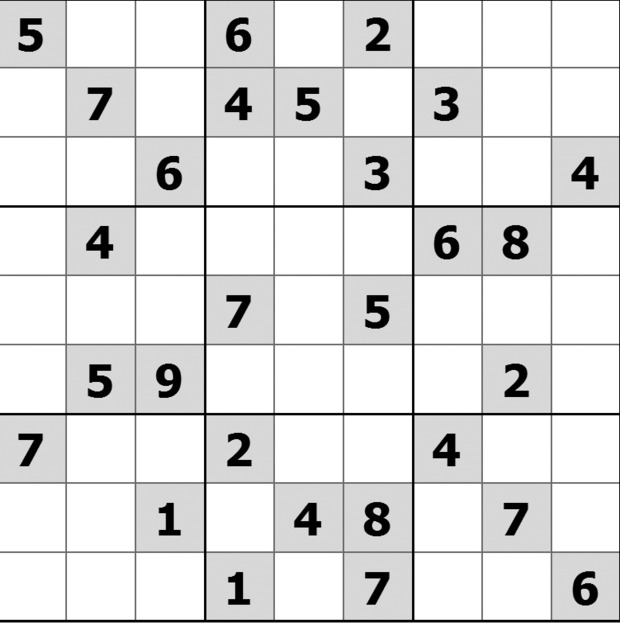
#> input picture imgs/620sodukujan2013.jpg, 620 x 623 px
$ jupyter execute --allow-errors Untitled-1.ipynb
#> lines starting #> are read from the running program, lines starting #| are printed output that depends on the picture; after the words box and inside, x2 and y2 are one past the last pixel; in counts of white or black regions, pixels touching at a corner belong together
[cell 1]
import cv2
import numpy as np

[cell 2]
def binary_image(img_path: str):
    """This function would return the inverted binary image"""
#> called with img_path = '../imgs/620sodukujan2013.jpg'

    img = cv2.imread(img_path)
#> img is the input picture: shape (623, 620, 3); min 0, max 255, mean 224.4

    img_gray = cv2.cvtColor(img, cv2.COLOR_BGR2GRAY)
    img_blur = cv2.GaussianBlur(img_gray, (7, 7), 0)
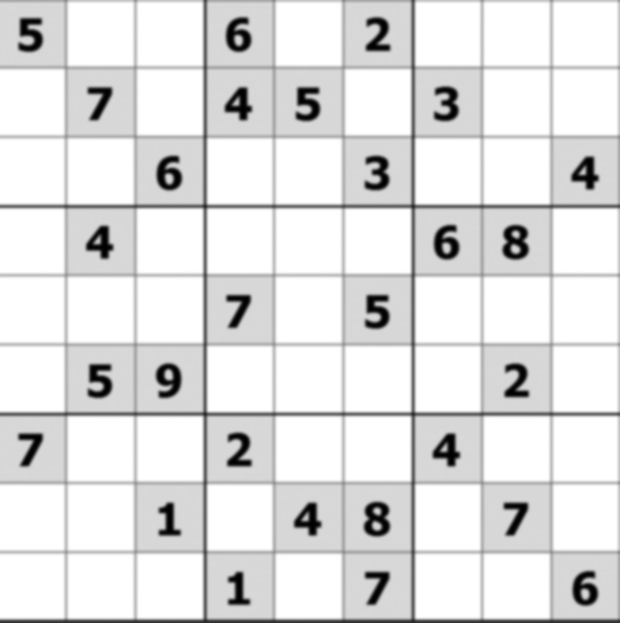
#> img_blur: shape (623, 620); min 0, max 255, mean 224.5

    thresh = cv2.adaptiveThreshold(
        img_blur, 255, cv2.ADAPTIVE_THRESH_GAUSSIAN_C, cv2.THRESH_BINARY_INV, 11, 2
    )
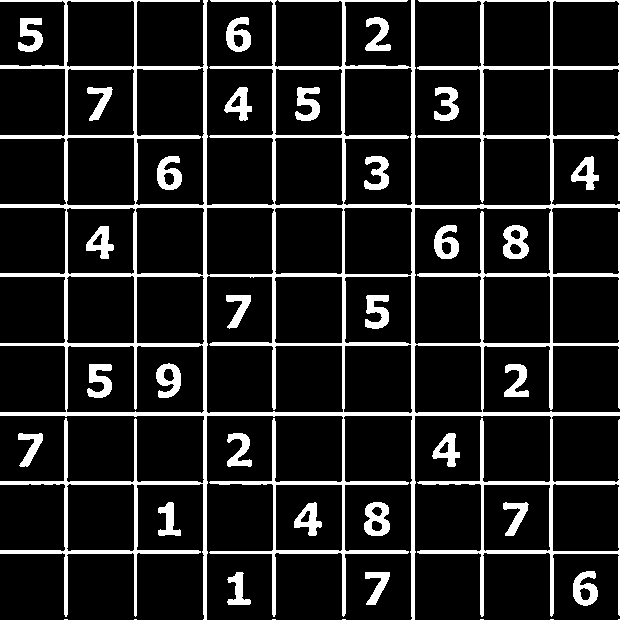
#> thresh: shape (623, 620); 13.7% white; 29 white regions

    return thresh


def find_contours(binary_img: str):

    result = cv2.findContours(binary_img, cv2.RETR_EXTERNAL, cv2.CHAIN_APPROX_SIMPLE)
#> result = 12 contours; largest, box (x1, y1, x2, y2) and area: (0, 0, 620, 623) 227697, (226, 17, 251, 52) 576, (573, 571, 598, 606) 570, (224, 87, 252, 121) 472, (432, 433, 460, 467) 471
    contours = result[0] if len(result) == 2 else result[1]
#> contours has the same summary as result
    contours = sorted(contours, key=cv2.contourArea, reverse=True)

    return contours


bimg = binary_image("../imgs/620sodukujan2013.jpg")
cnts = find_contours(binary_img=bimg)
#> cnts has the same summary as result in find_contours

print(cnts)
#> (printed output is left out)


def approx_to_quadrants(cnt: np.array):
    """Try to approximate a contour to 4 points; return quad or None."""
    perimeter = cv2.arcLength(cnt, True)

    for fraction in (0.02, 0.03, 0.04, 0.05, 0.06):
        approx = cv2.approxPolyDP(cnt, fraction * perimeter, True)

        if len(approx) == 4 and cv2.isContourConvex(approx):
            return approx.astype(np.float32)

    return None


def pick_largest_quadrant(contours, min_area_ratio=0.10, image_area=None):
#> called with min_area_ratio = 0.1, image_area = 386260
    best_quad, best_area = None, 0.0

    for cnt in contours:
        area = cv2.contourArea(cnt)

        if image_area is not None and area < min_area_ratio * image_area:
            continue

        quad = approx_to_quadrants(cnt)
        if quad is None:
            continue
        if area > best_area:
            best_area, best_quad = area, quad
#> this loop made 12 passes
#> (area, perimeter in approx_to_quadrants, best_area, best_quad) on pass 1: (227697, 10777.1, 227697, [[0, 0], [0, 622], [619, 622], [619, 0]])
#> area on passes 2 to 7: 576.5, 569.5, 471.5, 471, 469.5, 448
#> after the loop, best_area = 227697
#> `quad = pick_largest_quadrant(cnts, image_area=bimg.shape[0] * bimg.sha..`: quad = [[0, 0], [0, 622], [619, 622], [619, 0]]

    return best_quad


def reorder_points(points: np.array):
    pts = points.reshape((4, 2))
#> pts = [[0, 0], [0, 622], [619, 622], [619, 0]]
    s = pts.sum(axis=1)
#> s = [0, 622, 1241, 619]
    d = np.diff(pts, axis=1)
#> d = [0, 622, 3, -619]
#> `quad_ordered = reorder_points(quad)`: quad_ordered = [[0, 0], [619, 0], [619, 622], [0, 622]]

    ordered = np.zeros((4, 2), dtype=np.float32)
    ordered[0] = pts[np.argmin(s)]  # TL
    ordered[2] = pts[np.argmax(s)]  # BR
    ordered[1] = pts[np.argmin(d)]  # TR
    ordered[3] = pts[np.argmax(d)]  # BL

    return ordered


def draw_quad(img, quad, color=(0, 255, 0), thickness=3):
#> called with quad = array of shape (4, 2), color = (0, 255, 0), thickness = 3
    out = img.copy()
    q = quad.astype(int).reshape(4, 2)
#> q = [[0, 0], [619, 0], [619, 622], [0, 622]]
    # draw edges
    for i in range(4):
        p1 = tuple(q[i])
        p2 = tuple(q[(i + 1) % 4])
        cv2.line(out, p1, p2, color, thickness)
#> this loop made 4 passes
#> (p1, p2) on passes 1 to 4: ((0, 0), (619, 0)), ((619, 0), (619, 622)), ((619, 622), (0, 622)), ((0, 622), (0, 0))
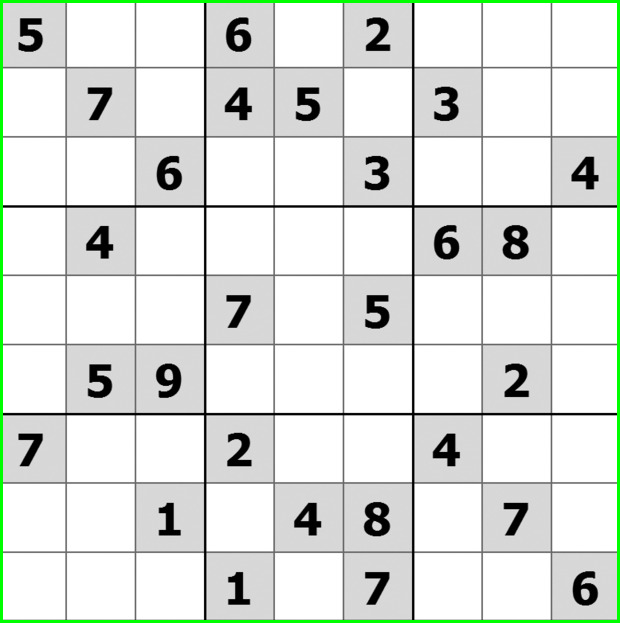
#> out: shape (623, 620, 3); 1.92% of pixels changed, all inside (x1, y1, x2, y2) = (0, 0, 620, 623)
    # draw corners
    for p in q:
        cv2.circle(out, tuple(p), 6, (0, 0, 255), -1)
#> this loop made 4 passes
    return out

[cell 3]
img = cv2.imread("../imgs/620sodukujan2013.jpg")
bimg = binary_image("../imgs/620sodukujan2013.jpg")

cnts = find_contours(bimg)
quad = pick_largest_quadrant(cnts, image_area=bimg.shape[0] * bimg.shape[1])

if quad is None:
    raise ValueError("No 4-point Sudoku contour found.")

quad_ordered = reorder_points(quad)

debug = draw_quad(img, quad_ordered)

cv2.imshow("Sudoku Outline", debug)
cv2.waitKey(0)
cv2.destroyAllWindows()

[cell 4]
import easyocr

#> (the rest of this cell did not finish here and is left out)

[cell 5]
import cv2
import numpy as np


def show_sudoku_contours(img_path):
    """
    Loads an image, finds the Sudoku grid, and draws its contour and corners.
    It also finds and draws the contours of the numbers within the grid.

    Args:
        img_path (str): The path to the image file.
    """
#> called with img_path = '../imgs/img.png'
    # Load and preprocess the image
    img = cv2.imread(img_path)
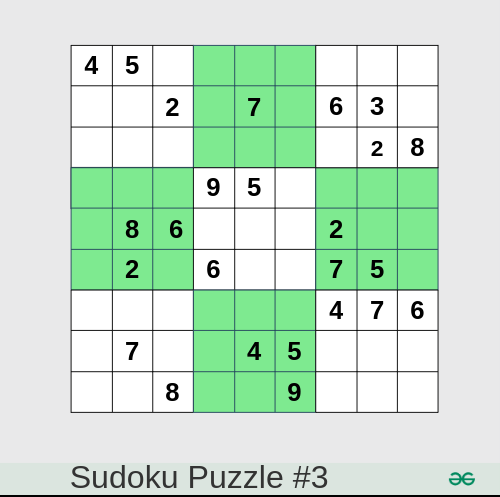
#> input picture imgs/img.png, 500 x 497 px
#> img is the input picture: shape (497, 500, 3); mean B, G, R 208.5, 228.4, 203.1
    if img is None:
        print(f"Error: Could not load image at {img_path}")
        return

    img_gray = cv2.cvtColor(img, cv2.COLOR_BGR2GRAY)
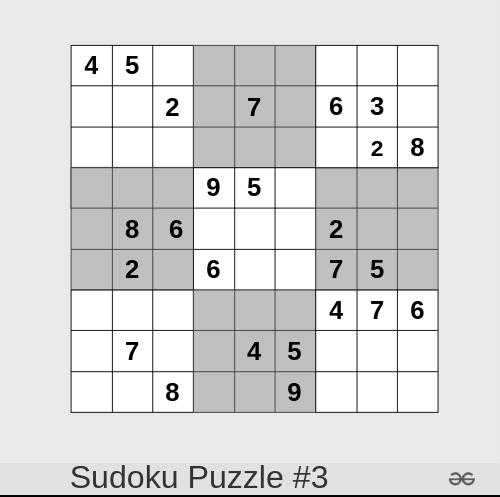
#> img_gray: shape (497, 500); min 0, max 255, mean 218.4

    # Image thresholding for the main grid
    img_thresh = cv2.adaptiveThreshold(
        img_gray, 255, cv2.ADAPTIVE_THRESH_GAUSSIAN_C, cv2.THRESH_BINARY_INV, 11, 2
    )
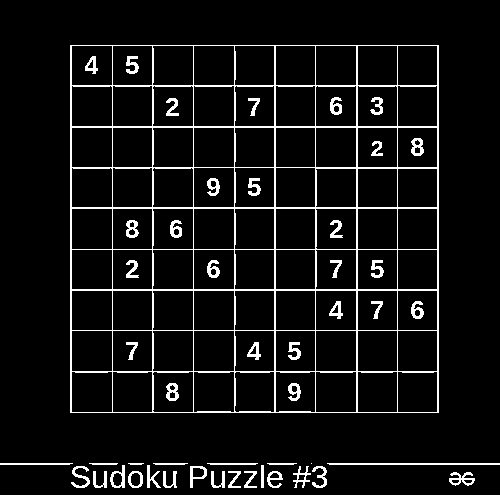
#> img_thresh: shape (497, 500); 7.3% white in thin lines or dots

    # Find and select the main grid contour
    contours, _ = cv2.findContours(
        img_thresh, cv2.RETR_EXTERNAL, cv2.CHAIN_APPROX_SIMPLE
    )
#> contours = 25 contours, 2 with area under 20; largest, box (x1, y1, x2, y2) and area: (70, 45, 439, 413) 135056, (0, 495, 500, 497) 499, (110, 465, 125, 488) 209, (190, 466, 207, 488) 200, (128, 471, 143, 488) 193
    if not contours:
        print("Error: No contours found.")
        return

    contour = max(contours, key=cv2.contourArea)
#> contour = [[70, 45], [70, 412], [438, 412], [438, 45]]
    peri = cv2.arcLength(contour, True)
#> peri = 1470
    approx = cv2.approxPolyDP(contour, 0.02 * peri, True)
#> approx = [[70, 45], [70, 412], [438, 412], [438, 45]]

    # Draw the main grid contour in green and its corners in red
    output_img = img.copy()
    cv2.drawContours(output_img, [approx], -1, (0, 255, 0), 3)
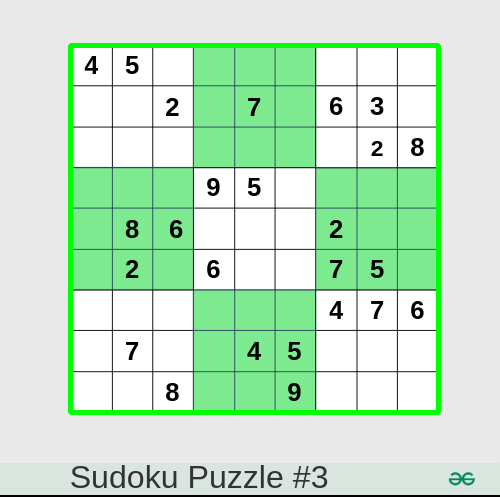
#> output_img: shape (497, 500, 3); 2.95% of pixels changed, all inside (x1, y1, x2, y2) = (68, 43, 441, 415)

    for point in approx.reshape(-1, 2):
        cv2.circle(output_img, (point[0], point[1]), 10, (0, 0, 255), -1)
#> this loop made 4 passes
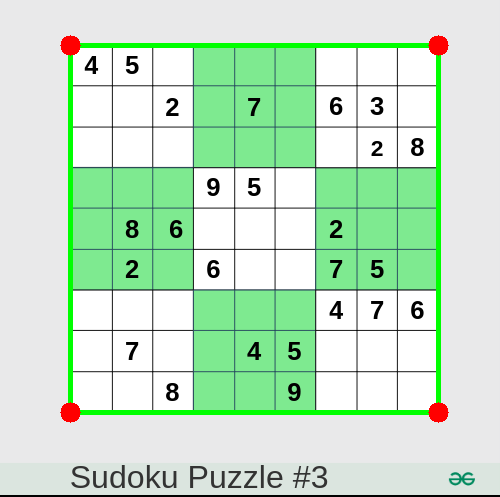
#> output_img: shape (497, 500, 3); 0.51% of pixels changed, all inside (x1, y1, x2, y2) = (60, 35, 449, 423)

    # Isolate the numbers by applying a different threshold
    # Note: A simple binary threshold often works better for isolating numbers
    ret, number_thresh = cv2.threshold(img_gray, 150, 255, cv2.THRESH_BINARY_INV)
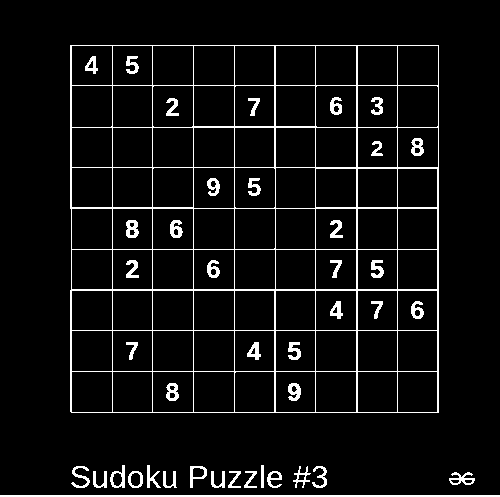
#> number_thresh: shape (497, 500); 6.2% white in thin lines or dots

    # Find contours for the numbers
    number_contours, _ = cv2.findContours(
        number_thresh, cv2.RETR_EXTERNAL, cv2.CHAIN_APPROX_SIMPLE
    )
#> number_contours = 17 contours; largest, box (x1, y1, x2, y2) and area: (70, 45, 439, 413) 134974, (0, 495, 500, 497) 499, (110, 465, 125, 488) 208, (190, 466, 207, 488) 200, (128, 471, 143, 488) 193

    # Filter and draw the number contours in yellow
    for c in number_contours:
        # Filter out small contours that are likely noise
        area = cv2.contourArea(c)
        if area > 100:  # Adjust this value based on image resolution
            # Filter out the main grid contour to avoid drawing over it
            x, y, w, h = cv2.boundingRect(c)
            # A simple heuristic to check if the contour's dimensions are reasonable for a number
            if w > 10 and h > 10 and w < 100 and h < 100:
                cv2.drawContours(output_img, [c], -1, (0, 255, 255), 2)  # Yellow color
#> this loop made 17 passes
#> (c, area, x, y, w, h) on pass 1: ([[0, 495], [0, 496], [499, 496], [499, 495]], 499, 0, 495, 500, 2)
#> (area, x, y, w, h) on passes 2, 3, 8, 11, 12, 13: (161.5, 449, 472, 26, 13), (123.5, 267, 471, 15, 17), (193, 128, 471, 15, 17), (111, 293, 466, 18, 22), (200.5, 190, 466, 17, 22), (104, 71, 466, 19, 22)
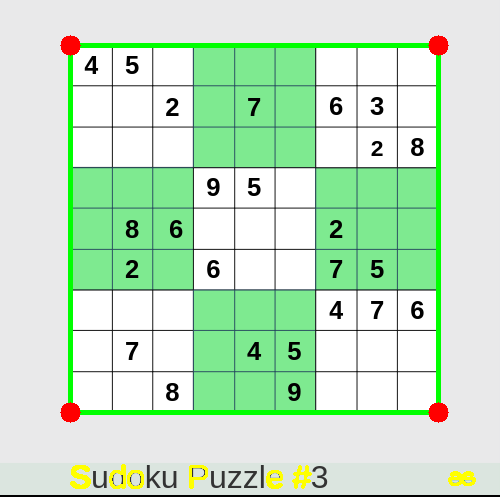
#> output_img: shape (497, 500, 3); 0.67% of pixels changed, all inside (x1, y1, x2, y2) = (70, 464, 476, 489)

    # Display the final result
    cv2.imshow("Sudoku Contours with Numbers", output_img)
    cv2.waitKey(0)
    cv2.destroyAllWindows()


# Example usage
# Ensure 'path_to_your_image.jpg' points to a valid image file.
show_sudoku_contours("../imgs/img.png")
